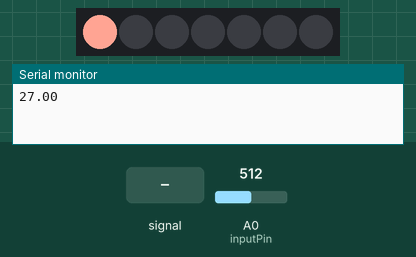
Simulated run of this sketch. Board: Arduino Uno, built with avr-gcc and run on an emulated ATmega328P. On the bench: 7 RGB LEDs in strip order, left to right, the last lines printed to the serial monitor. Inputs (shaded band) come from the test bench; at power-on: A0 (inputPin) = 512. Random numbers use the default seed unless the sketch sets one.

Above: at 0.05 s.
At 1.27 s:
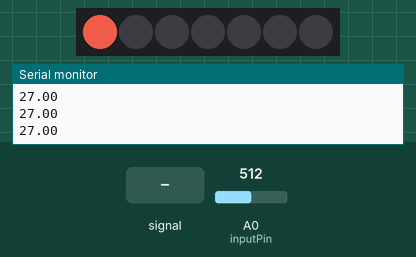
1.3 s: A0 (inputPin) fed a 200 Hz sine of ±460 counts around its level
At 3.1 s:
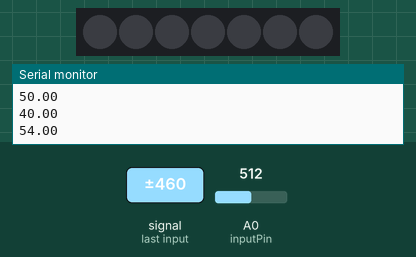
Timing chart, 0 to 4.6 s (numbered marks = the images above; inputs shaded):
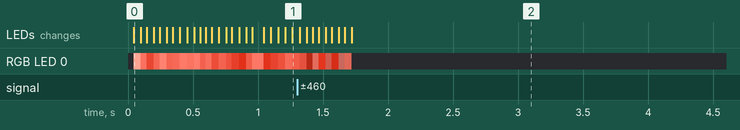

The sketch:

flickering_candle.ino
```cpp
/*
  A candle without a candle
  - A NeoPixel randomly flickers mimicking the flame of a candle.
  - A microphone sensor receives a value and the value make changes in the brightness, flickering, color of the NeoPixel.

  The code is written based on Tom Igoe's RGBW Neopixel fade control code:
  https://github.com/tigoe/NeoPixel_examples/blob/master/NeoPixelWhiteFade/NeoPixelWhiteFade.ino

  I used a NeoPixel Jewel and a FC-109 (MAX9812) microphone amplifier module with an Arduino.

  created in Feb 2017 by Yeseul Song
*/


#include <Adafruit_NeoPixel.h>

const int neoPixelPin = 5;  // control pin
const int numPixels = 7;    // number of pixels
int level1 = 255;            // the white LED color for the whole strip
int difference = 1;         // the fading difference in each loop

// set up strip:
Adafruit_NeoPixel strip = Adafruit_NeoPixel(numPixels, neoPixelPin, NEO_GRBW + NEO_KHZ800);

// microphone sensor
const int inputPin = A0;
const int inputWindow = 100;
unsigned int sensorVal;

// interval
unsigned long previousMillis = 0;
unsigned long interval = 1000;

// turn on and off
boolean on = true;

void setup() {

  strip.begin();    // initialize pixel strip
  strip.clear();    // turn all LEDs off
  pinMode(0, OUTPUT);
  pinMode(inputPin, INPUT);
  Serial.begin(9600);

}

void loop() {

  if (on == true) {
    float mapped = 0;

    for (unsigned int i = 0; i < inputWindow; i++) {

      // read the sensor value
      sensorVal = analogRead(inputPin);
    }

    // map the microphone sensor value
    mapped = map(sensorVal, 80, 1024, 0, 60);

    unsigned long currentMillis = millis();
    interval = random(60-mapped, 85-mapped);

    if (currentMillis - previousMillis >= interval) {
      previousMillis = currentMillis;

      strip.setBrightness(255-mapped*4); // set the brightness for this pixel
      strip.setPixelColor(0, 255, 30, 0, level1); // set the color for this pixel
      strip.show();    // refresh the strip

      level1 = random(200)+55-mapped;

      Serial.println(mapped);

      // turn of the candle if mapped sensor value is equal to or bigger than 54
      if (mapped >= 54) {
        if (random(5) < 1) {
          on = false;
        }
      }
    }
  } else {
      strip.setBrightness(0);
      strip.show();
    }
}
```
